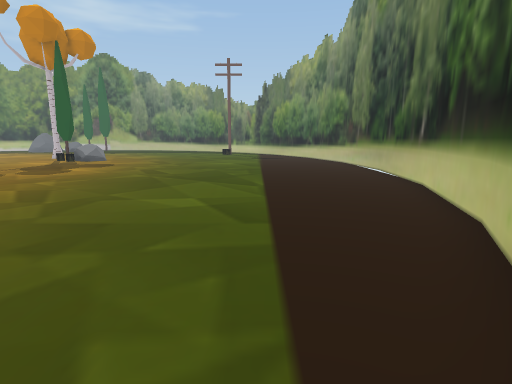
view 1 (above)

22 first-person views from a walk through a scene from a Unity 3-D project. The camera is 1.2 m above the floor, tilts 10° down and sees 80° across. The floor is counted in squares, 1 m on a side. Each view is taken from the middle of a square. On the plan, view 1 faces up. The plan holds only what a view shows up to about 13 squares ahead; the rest is blank. The place goes on beyond the plan. The player character is not drawn. Some animated figures are not drawn. Some surface patterns are stand-ins.

view 2
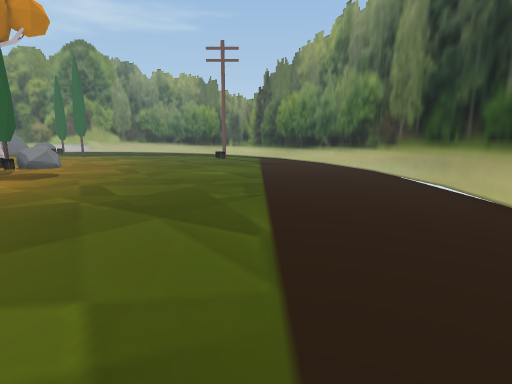

view 3
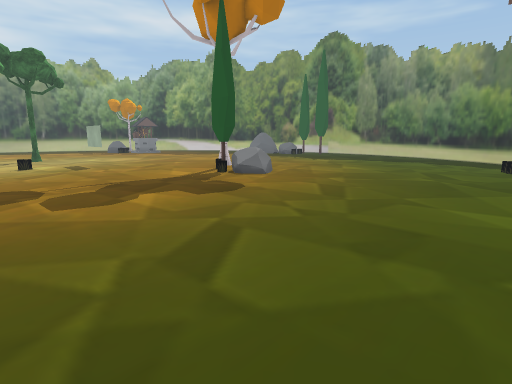

view 4
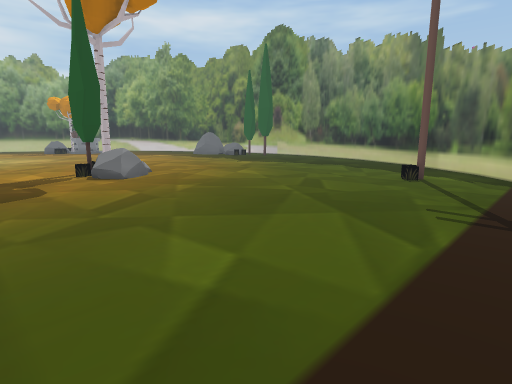

view 5
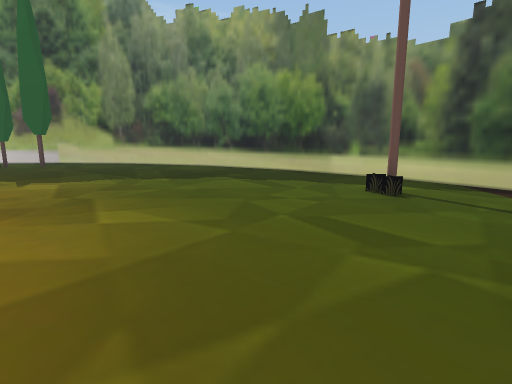

view 6
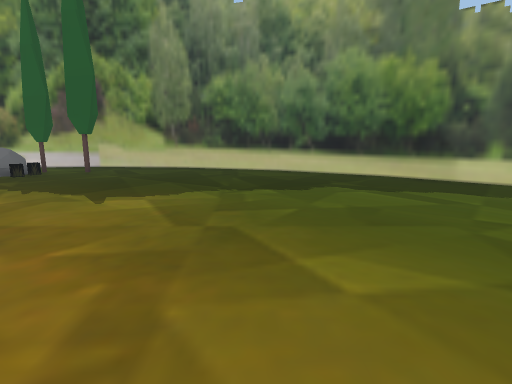

view 7
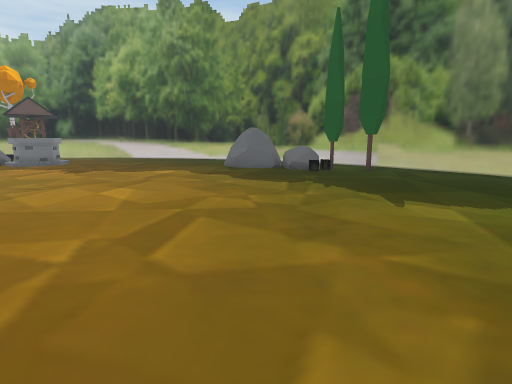

view 8
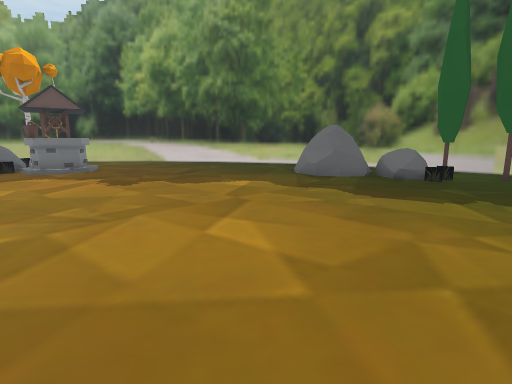

view 9
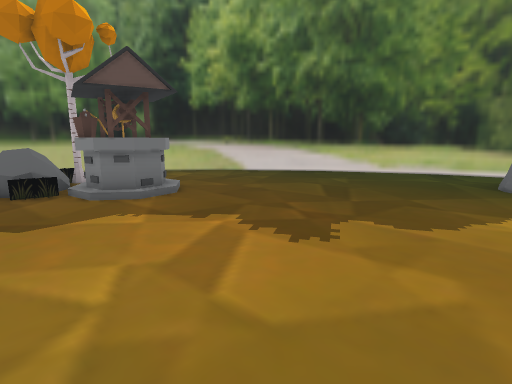

view 10
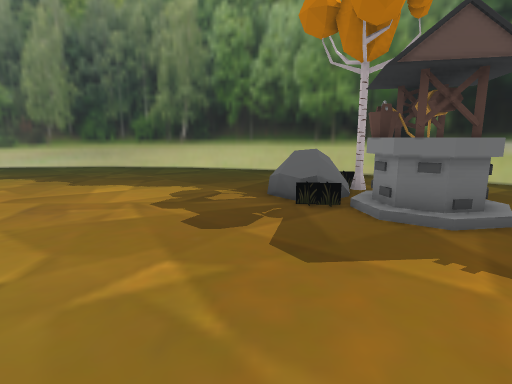

view 11
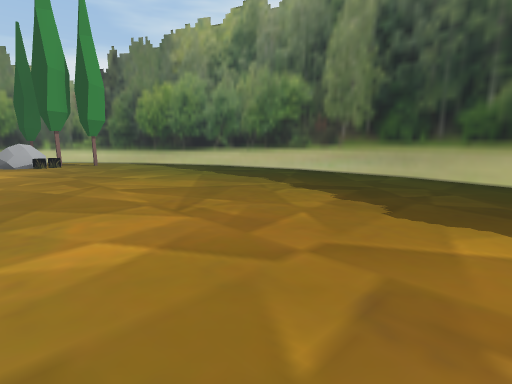

view 12
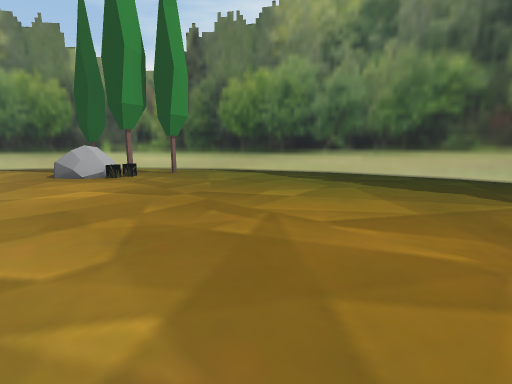

view 13
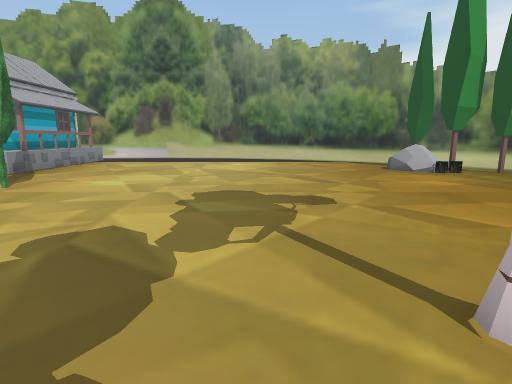

view 14
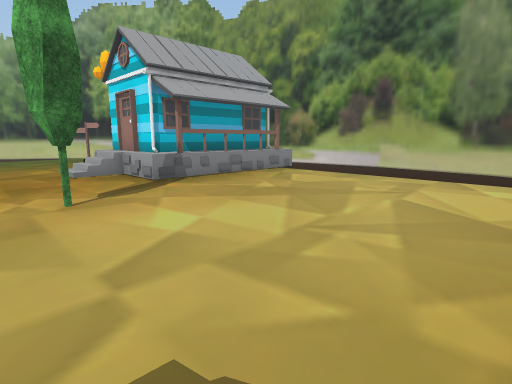

view 15
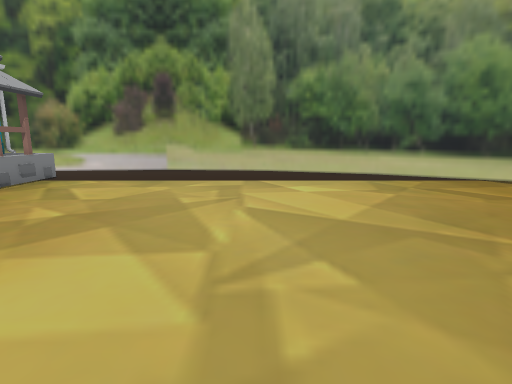

view 16
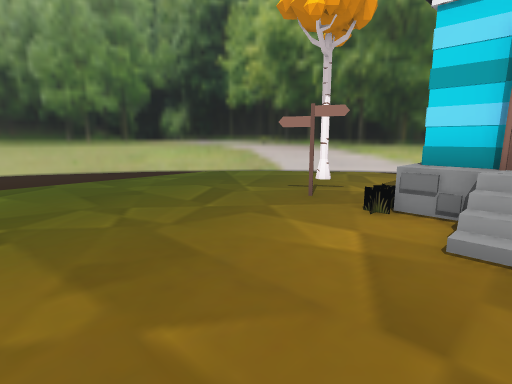

view 17
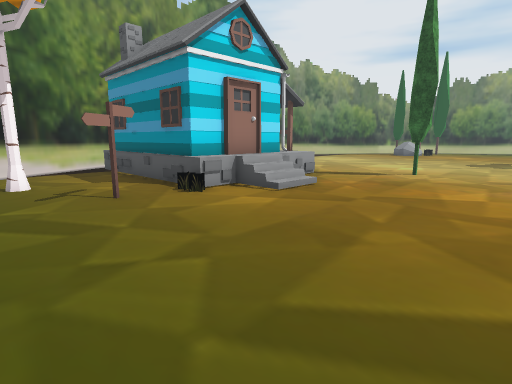

view 18
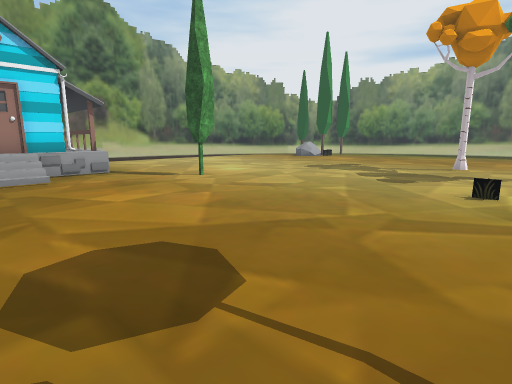

view 19
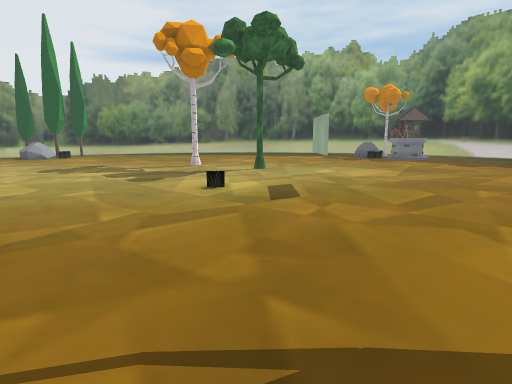

view 20
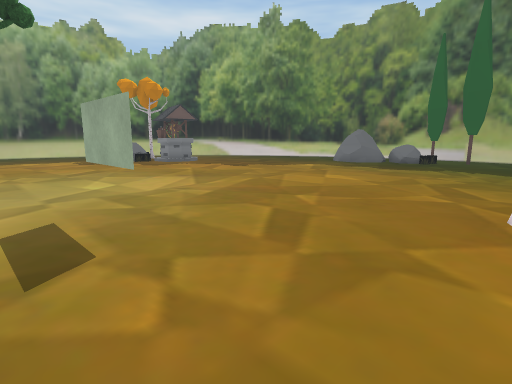

view 21
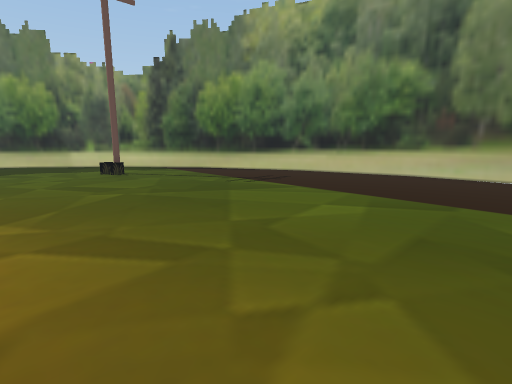

view 22
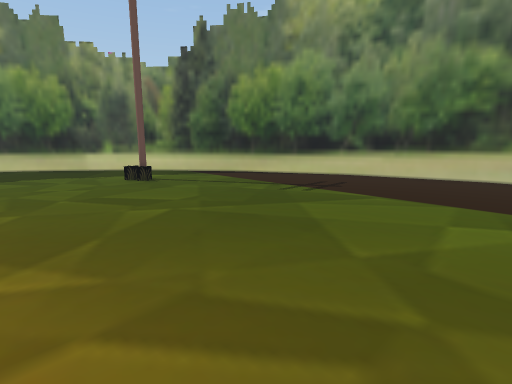

### Floor plan
Points are (right, up) in squares from view 1. A wall is a line through its corners. A room is listed if a view was taken in it or the views show most of it. See-through windows are left out.
Room 1 (views 1, 2, 3, 4, 5, 6, 7, 8, 9, 10, 11, 12, 13, 14, 15, 16, 17, 18, 19, 20, 21, 22)
walls: (-14.5, 13.5) (-16.5, 13.5); (-28.2, 25.3) (-30.7, 22.3); (-30.6, 22.4) (-32.4, 19); (-32.4, 19.1) (-33.5, 15.4) (-33.9, 11.6); (-25.2, 27.8) (-28.3, 25.2); (-21.9, 29.5) (-25.3, 27.7); (-18.2, 30.6) (-22.1, 29.4); (-33.9, 11.7) (-33.5, 7.8); (-33.5, 7.9) (-32.4, 4.2) (-30.6, 0.8); (-10.8, 30.6) (-14.6, 30.9) (-18.4, 30.5); (-7.2, 29.4) (-10.9, 30.6); (-3.8, 27.6) (-7.2, 29.5); (-30.7, 0.9) (-28.2, -2.1); (-28.3, -2) (-25.3, -4.5); (-25.3, -4.4) (-21.9, -6.3); (-0.9, 25.3) (-3.9, 27.7); (1.5, 22.3) (-1, 25.3); (-22, -6.2) (-18.3, -7.3); (3.3, 18.9) (1.4, 22.4); (-18.4, -7.3) (-14.5, -7.7); (4.4, 15.3) (3.2, 19); (-14.7, -7.7) (-10.8, -7.3); (4.7, 11.5) (4.3, 15.5); (-10.9, -7.3) (-7.2, -6.2); (4.3, 7.8) (4.7, 11.7); (3.2, 4.2) (4.4, 7.9); (-7.3, -6.3) (-3.8, -4.4); (1.4, 0.8) (3.3, 4.3); (-1, -2.1) (1.5, 0.9); (-3.9, -4.5) (-0.9, -2)
objects: tree (-29, 0) to (-28, 1); tree (-29, 20); rock (-28, 20); other object (-28, 21); tree (-27, -2) to (-26, -2); tree (-27, -1) to (-27, 0); other object (-27, 19); well (-27, 20) to (-25, 22); rock (-26, -1) to (-25, 0); other object (-26, 19); tree (-22, 9); tree (-20, 12); rock (-20, 27) to (-18, 28); rock (-17, 28); tree (-16, 29) to (-15, 29); other object (-15, 11); other object (-15, 28); tree (-14, 3) to (-14, 4); tree (-14, 29); house (-12, -5) to (-10, 1); other object (-12, 17); tree (-11, 17); tree (-10, 16) to (-10, 17); rock (-9, 16) to (-9, 17); house (-8, -5) to (-7, 1); sign (-6, 0) to (-5, 1); tree (-4, -2); other object (-2, 22); pole (-2, 23); other object (-1, 23)

Positions as (right, up) in squares from view 1, and headings:
1: (0, 0), facing up
2: (0, 4), facing up
3: (-1, 9), facing up-left
4: (1, 13), facing up-left
5: (-5, 16), facing up
6: (-8, 18), facing up
7: (-9, 18), facing up-left
8: (-13, 18), facing up-left
9: (-19, 18), facing up-left
10: (-21, 18), facing left
11: (-24, 15), facing down-left
12: (-23, 10), facing down-left
13: (-20, 11), facing down
14: (-20, 5), facing down-right
15: (-18, 4), facing down
16: (-9, 6), facing down-right
17: (-3, 7), facing down-left
18: (-8, 12), facing down-left
19: (-8, 12), facing left
20: (-11, 12), facing up-left
21: (-6, 12), facing up-right
22: (-6, 14), facing up-right
